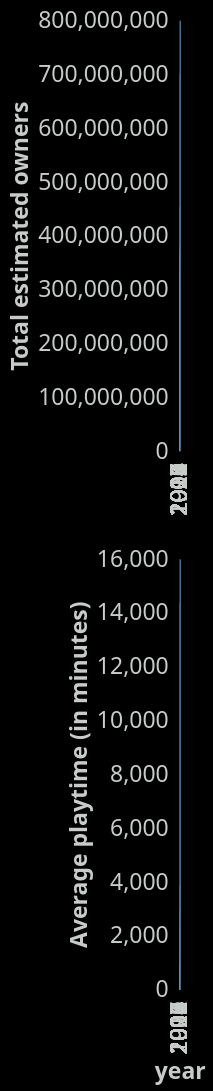

Describe this chart as a Vega-Lite specification.
### Vega-Lite specification from a JSON file in a GitHub repository (floating-point values rounded to 4 significant figures; data arrays with more than 128 entries replaced by an {"elided": "..."} marker saying what was removed)
{"config": {"view": {"continuousWidth": 400, "continuousHeight": 300, "stroke": "#4A7295", "strokeWidth": 1}, "background": "#000000", "mark": {"color": "#39CA00"}, "arc": {"fill": "#39CA00"}, "area": {"fill": "#39CA00", "line": true, "fillOpacity": 0.1}, "line": {"stroke": "#39CA00", "strokeWidth": 2}, "path": {"stroke": "#39CA00"}, "rect": {"fill": "#39CA00"}, "shape": {"stroke": "#39CA00"}, "symbol": {"fill": "#39CA00"}, "title": {"color": "#C7CCC9", "anchor": "start", "dy": -15, "fontSize": 16, "font": "IBM Plex Sans,system-ui,-apple-system,BlinkMacSystemFont,\".sfnstext-regular\",sans-serif", "fontWeight": 600}, "axisBand": {"grid": false}, "axis": {"labelColor": "#C7CCC9", "labelFontSize": 16, "labelFont": "IBM Plex Sans Condensed, system-ui, -apple-system, BlinkMacSystemFont, \".SFNSText-Regular\", sans-serif", "labelFontWeight": 400, "titleColor": "#C7CCC9", "titleFontWeight": 600, "titleFontSize": 16, "grid": true, "gridColor": "#4A7295", "labelAngle": 0, "domainColor": null, "tickColor": null, "labelPadding": 2, "tickSize": 6, "tickWidth": 0.5, "gridOpacity": 1, "gridZ": 1}, "axisX": {"gridDash": [6, 3], "gridWidth": 0.35, "gridColor": "#4A7295", "labelAngle": 0}, "axisY": {"gridDash": [6, 3], "gridWidth": 0.35, "gridColor": "#4A7295"}, "layer": {"grid": 1, "mark": 0}, "legend": {"labelFontSize": 11, "padding": 1, "symbolType": "square", "labelColor": "#C7CCC9", "titleColor": "#C7CCC9"}, "style": {"guide-label": {"font": "IBM Plex Sans,system-ui,-apple-system,BlinkMacSystemFont,\".sfnstext-regular\",sans-serif", "fill": "#C7CCC9", "fontWeight": 400}, "guide-title": {"font": "IBM Plex Sans,system-ui,-apple-system,BlinkMacSystemFont,\".sfnstext-regular\",sans-serif", "fill": "#C7CCC9", "fontWeight": 400}}, "range": {"category": ["#33a8c7ff", "#52e3e1ff", "#a0e426ff", "#fdf148ff", "#ffab00ff", "#f77976ff", "#f050aeff", "#d883ffff", "#9336fdff"]}}, "vconcat": [{"data": {"name": "data-79a931c97a763385964f800fe2001633"}, "mark": {"type": "bar"}, "encoding": {"x": {"axis": {"labelAngle": 270}, "field": "year", "title": "", "type": "ordinal"}, "y": {"aggregate": "sum", "field": "avg_estimated_owners", "title": "Total estimated owners", "type": "quantitative"}}, "width": "container"}, {"data": {"name": "data-eea65c402b37b5c8fcc87a49eacfc094"}, "mark": {"type": "bar"}, "encoding": {"x": {"axis": {"labelAngle": 270}, "field": "year", "type": "ordinal"}, "y": {"aggregate": "mean", "field": "average_forever", "title": "Average playtime (in minutes)", "type": "quantitative"}}, "width": "container"}], "$schema": "https://vega.github.io/schema/vega-lite/v5.20.1.json", "datasets": {"data-79a931c97a763385964f800fe2001633": {"elided": "4703 records"}, "data-eea65c402b37b5c8fcc87a49eacfc094": {"elided": "4703 records"}}}
